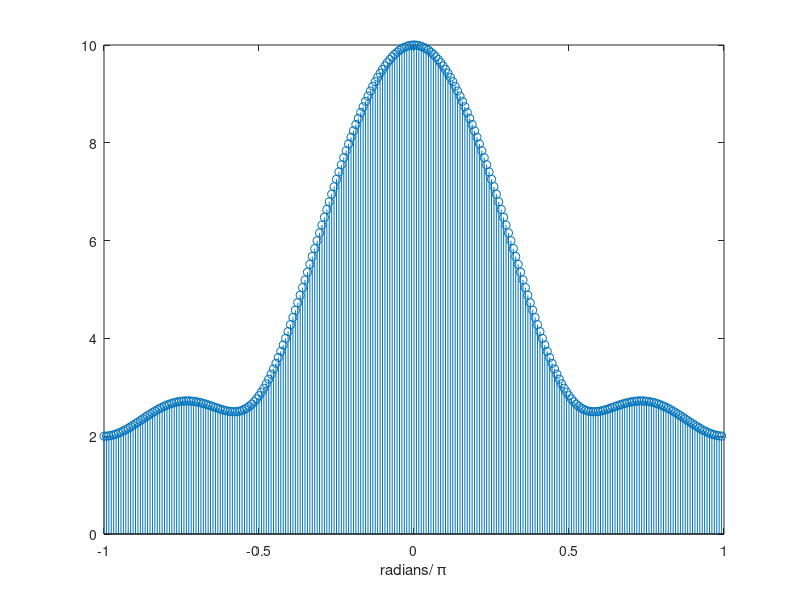

This figure's MATLAB source:
x = [1,2,3,4]
N = 256
f = fft(x,N)
%plot(abs(f))
f = fftshift(f)
%plot(abs(f))
w = 2*pi * (0:(N-1)) / N;
w2 = fftshift(w)
w3 = unwrap(w2 - 2*pi);
stem(w3/pi, abs(f))
xlabel('radians/ \pi')